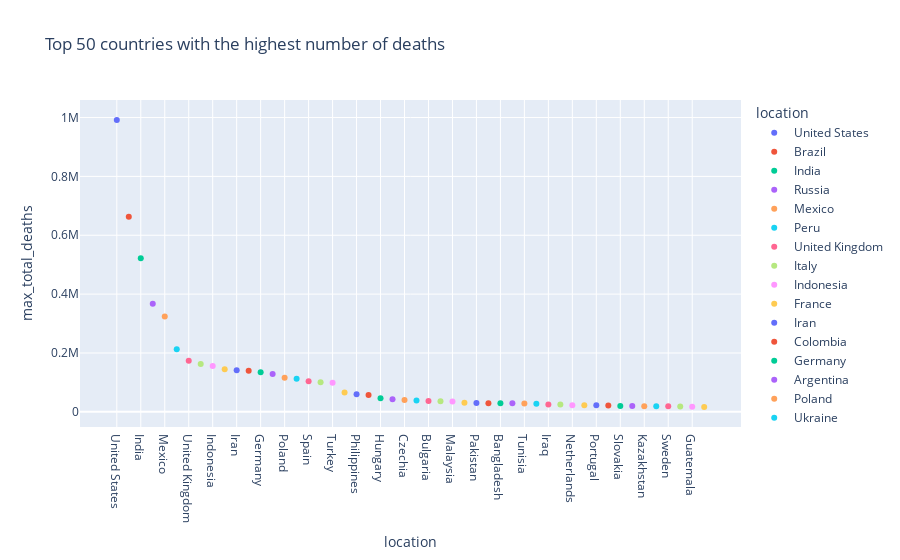

The notebook cell this image was saved under:
### Code cell
#scatter plot of Top 50 countries with the highest number of deaths
fig = px.scatter(sorted_max_50deaths_df, x='location',y='max_total_deaths', color='location',title='Top 50 countries with the highest number of deaths')
fig.show()

### Figure 1 — Plotly figure (JSON) as saved in the notebook; plotly's stock layout.template omitted (floating-point values rounded to 4 significant figures)
{"data": [{"hovertemplate": "location=%{x}<br>max_total_deaths=%{y}<extra></extra>", "legendgroup": "United States", "marker": {"color": "#636efa", "symbol": "circle"}, "mode": "markers", "name": "United States", "orientation": "v", "showlegend": true, "type": "scatter", "x": ["United States"], "xaxis": "x", "y": [991254], "yaxis": "y"}, {"hovertemplate": "location=%{x}<br>max_total_deaths=%{y}<extra></extra>", "legendgroup": "Brazil", "marker": {"color": "#EF553B", "symbol": "circle"}, "mode": "markers", "name": "Brazil", "orientation": "v", "showlegend": true, "type": "scatter", "x": ["Brazil"], "xaxis": "x", "y": [662891], "yaxis": "y"}, {"hovertemplate": "location=%{x}<br>max_total_deaths=%{y}<extra></extra>", "legendgroup": "India", "marker": {"color": "#00cc96", "symbol": "circle"}, "mode": "markers", "name": "India", "orientation": "v", "showlegend": true, "type": "scatter", "x": ["India"], "xaxis": "x", "y": [522223], "yaxis": "y"}, {"hovertemplate": "location=%{x}<br>max_total_deaths=%{y}<extra></extra>", "legendgroup": "Russia", "marker": {"color": "#ab63fa", "symbol": "circle"}, "mode": "markers", "name": "Russia", "orientation": "v", "showlegend": true, "type": "scatter", "x": ["Russia"], "xaxis": "x", "y": [367366], "yaxis": "y"}, {"hovertemplate": "location=%{x}<br>max_total_deaths=%{y}<extra></extra>", "legendgroup": "Mexico", "marker": {"color": "#FFA15A", "symbol": "circle"}, "mode": "markers", "name": "Mexico", "orientation": "v", "showlegend": true, "type": "scatter", "x": ["Mexico"], "xaxis": "x", "y": [324129], "yaxis": "y"}, {"hovertemplate": "location=%{x}<br>max_total_deaths=%{y}<extra></extra>", "legendgroup": "Peru", "marker": {"color": "#19d3f3", "symbol": "circle"}, "mode": "markers", "name": "Peru", "orientation": "v", "showlegend": true, "type": "scatter", "x": ["Peru"], "xaxis": "x", "y": [212742], "yaxis": "y"}, {"hovertemplate": "location=%{x}<br>max_total_deaths=%{y}<extra></extra>", "legendgroup": "United Kingdom", "marker": {"color": "#FF6692", "symbol": "circle"}, "mode": "markers", "name": "United Kingdom", "orientation": "v", "showlegend": true, "type": "scatter", "x": ["United Kingdom"], "xaxis": "x", "y": [173518], "yaxis": "y"}, {"hovertemplate": "location=%{x}<br>max_total_deaths=%{y}<extra></extra>", "legendgroup": "Italy", "marker": {"color": "#B6E880", "symbol": "circle"}, "mode": "markers", "name": "Italy", "orientation": "v", "showlegend": true, "type": "scatter", "x": ["Italy"], "xaxis": "x", "y": [162688], "yaxis": "y"}, {"hovertemplate": "location=%{x}<br>max_total_deaths=%{y}<extra></extra>", "legendgroup": "Indonesia", "marker": {"color": "#FF97FF", "symbol": "circle"}, "mode": "markers", "name": "Indonesia", "orientation": "v", "showlegend": true, "type": "scatter", "x": ["Indonesia"], "xaxis": "x", "y": [156100], "yaxis": "y"}, {"hovertemplate": "location=%{x}<br>max_total_deaths=%{y}<extra></extra>", "legendgroup": "France", "marker": {"color": "#FECB52", "symbol": "circle"}, "mode": "markers", "name": "France", "orientation": "v", "showlegend": true, "type": "scatter", "x": ["France"], "xaxis": "x", "y": [145129], "yaxis": "y"}, {"hovertemplate": "location=%{x}<br>max_total_deaths=%{y}<extra></extra>", "legendgroup": "Iran", "marker": {"color": "#636efa", "symbol": "circle"}, "mode": "markers", "name": "Iran", "orientation": "v", "showlegend": true, "type": "scatter", "x": ["Iran"], "xaxis": "x", "y": [140975], "yaxis": "y"}, {"hovertemplate": "location=%{x}<br>max_total_deaths=%{y}<extra></extra>", "legendgroup": "Colombia", "marker": {"color": "#EF553B", "symbol": "circle"}, "mode": "markers", "name": "Colombia", "orientation": "v", "showlegend": true, "type": "scatter", "x": ["Colombia"], "xaxis": "x", "y": [139778], "yaxis": "y"}, {"hovertemplate": "location=%{x}<br>max_total_deaths=%{y}<extra></extra>", "legendgroup": "Germany", "marker": {"color": "#00cc96", "symbol": "circle"}, "mode": "markers", "name": "Germany", "orientation": "v", "showlegend": true, "type": "scatter", "x": ["Germany"], "xaxis": "x", "y": [134185], "yaxis": "y"}, {"hovertemplate": "location=%{x}<br>max_total_deaths=%{y}<extra></extra>", "legendgroup": "Argentina", "marker": {"color": "#ab63fa", "symbol": "circle"}, "mode": "markers", "name": "Argentina", "orientation": "v", "showlegend": true, "type": "scatter", "x": ["Argentina"], "xaxis": "x", "y": [128344], "yaxis": "y"}, {"hovertemplate": "location=%{x}<br>max_total_deaths=%{y}<extra></extra>", "legendgroup": "Poland", "marker": {"color": "#FFA15A", "symbol": "circle"}, "mode": "markers", "name": "Poland", "orientation": "v", "showlegend": true, "type": "scatter", "x": ["Poland"], "xaxis": "x", "y": [115948], "yaxis": "y"}, {"hovertemplate": "location=%{x}<br>max_total_deaths=%{y}<extra></extra>", "legendgroup": "Ukraine", "marker": {"color": "#19d3f3", "symbol": "circle"}, "mode": "markers", "name": "Ukraine", "orientation": "v", "showlegend": true, "type": "scatter", "x": ["Ukraine"], "xaxis": "x", "y": [112459], "yaxis": "y"}, {"hovertemplate": "location=%{x}<br>max_total_deaths=%{y}<extra></extra>", "legendgroup": "Spain", "marker": {"color": "#FF6692", "symbol": "circle"}, "mode": "markers", "name": "Spain", "orientation": "v", "showlegend": true, "type": "scatter", "x": ["Spain"], "xaxis": "x", "y": [103721], "yaxis": "y"}, {"hovertemplate": "location=%{x}<br>max_total_deaths=%{y}<extra></extra>", "legendgroup": "South Africa", "marker": {"color": "#B6E880", "symbol": "circle"}, "mode": "markers", "name": "South Africa", "orientation": "v", "showlegend": true, "type": "scatter", "x": ["South Africa"], "xaxis": "x", "y": [100303], "yaxis": "y"}, {"hovertemplate": "location=%{x}<br>max_total_deaths=%{y}<extra></extra>", "legendgroup": "Turkey", "marker": {"color": "#FF97FF", "symbol": "circle"}, "mode": "markers", "name": "Turkey", "orientation": "v", "showlegend": true, "type": "scatter", "x": ["Turkey"], "xaxis": "x", "y": [98691], "yaxis": "y"}, {"hovertemplate": "location=%{x}<br>max_total_deaths=%{y}<extra></extra>", "legendgroup": "Romania", "marker": {"color": "#FECB52", "symbol": "circle"}, "mode": "markers", "name": "Romania", "orientation": "v", "showlegend": true, "type": "scatter", "x": ["Romania"], "xaxis": "x", "y": [65427], "yaxis": "y"}, {"hovertemplate": "location=%{x}<br>max_total_deaths=%{y}<extra></extra>", "legendgroup": "Philippines", "marker": {"color": "#636efa", "symbol": "circle"}, "mode": "markers", "name": "Philippines", "orientation": "v", "showlegend": true, "type": "scatter", "x": ["Philippines"], "xaxis": "x", "y": [60182], "yaxis": "y"}, {"hovertemplate": "location=%{x}<br>max_total_deaths=%{y}<extra></extra>", "legendgroup": "Chile", "marker": {"color": "#EF553B", "symbol": "circle"}, "mode": "markers", "name": "Chile", "orientation": "v", "showlegend": true, "type": "scatter", "x": ["Chile"], "xaxis": "x", "y": [57375], "yaxis": "y"}, {"hovertemplate": "location=%{x}<br>max_total_deaths=%{y}<extra></extra>", "legendgroup": "Hungary", "marker": {"color": "#00cc96", "symbol": "circle"}, "mode": "markers", "name": "Hungary", "orientation": "v", "showlegend": true, "type": "scatter", "x": ["Hungary"], "xaxis": "x", "y": [46048], "yaxis": "y"}, {"hovertemplate": "location=%{x}<br>max_total_deaths=%{y}<extra></extra>", "legendgroup": "Vietnam", "marker": {"color": "#ab63fa", "symbol": "circle"}, "mode": "markers", "name": "Vietnam", "orientation": "v", "showlegend": true, "type": "scatter", "x": ["Vietnam"], "xaxis": "x", "y": [43013], "yaxis": "y"}, {"hovertemplate": "location=%{x}<br>max_total_deaths=%{y}<extra></extra>", "legendgroup": "Czechia", "marker": {"color": "#FFA15A", "symbol": "circle"}, "mode": "markers", "name": "Czechia", "orientation": "v", "showlegend": true, "type": "scatter", "x": ["Czechia"], "xaxis": "x", "y": [40083], "yaxis": "y"}, {"hovertemplate": "location=%{x}<br>max_total_deaths=%{y}<extra></extra>", "legendgroup": "Canada", "marker": {"color": "#19d3f3", "symbol": "circle"}, "mode": "markers", "name": "Canada", "orientation": "v", "showlegend": true, "type": "scatter", "x": ["Canada"], "xaxis": "x", "y": [38849], "yaxis": "y"}, {"hovertemplate": "location=%{x}<br>max_total_deaths=%{y}<extra></extra>", "legendgroup": "Bulgaria", "marker": {"color": "#FF6692", "symbol": "circle"}, "mode": "markers", "name": "Bulgaria", "orientation": "v", "showlegend": true, "type": "scatter", "x": ["Bulgaria"], "xaxis": "x", "y": [36854], "yaxis": "y"}, {"hovertemplate": "location=%{x}<br>max_total_deaths=%{y}<extra></extra>", "legendgroup": "Ecuador", "marker": {"color": "#B6E880", "symbol": "circle"}, "mode": "markers", "name": "Ecuador", "orientation": "v", "showlegend": true, "type": "scatter", "x": ["Ecuador"], "xaxis": "x", "y": [35581], "yaxis": "y"}, {"hovertemplate": "location=%{x}<br>max_total_deaths=%{y}<extra></extra>", "legendgroup": "Malaysia", "marker": {"color": "#FF97FF", "symbol": "circle"}, "mode": "markers", "name": "Malaysia", "orientation": "v", "showlegend": true, "type": "scatter", "x": ["Malaysia"], "xaxis": "x", "y": [35499], "yaxis": "y"}, {"hovertemplate": "location=%{x}<br>max_total_deaths=%{y}<extra></extra>", "legendgroup": "Belgium", "marker": {"color": "#FECB52", "symbol": "circle"}, "mode": "markers", "name": "Belgium", "orientation": "v", "showlegend": true, "type": "scatter", "x": ["Belgium"], "xaxis": "x", "y": [31319], "yaxis": "y"}, {"hovertemplate": "location=%{x}<br>max_total_deaths=%{y}<extra></extra>", "legendgroup": "Pakistan", "marker": {"color": "#636efa", "symbol": "circle"}, "mode": "markers", "name": "Pakistan", "orientation": "v", "showlegend": true, "type": "scatter", "x": ["Pakistan"], "xaxis": "x", "y": [30369], "yaxis": "y"}, {"hovertemplate": "location=%{x}<br>max_total_deaths=%{y}<extra></extra>", "legendgroup": "Japan", "marker": {"color": "#EF553B", "symbol": "circle"}, "mode": "markers", "name": "Japan", "orientation": "v", "showlegend": true, "type": "scatter", "x": ["Japan"], "xaxis": "x", "y": [29305], "yaxis": "y"}, {"hovertemplate": "location=%{x}<br>max_total_deaths=%{y}<extra></extra>", "legendgroup": "Bangladesh", "marker": {"color": "#00cc96", "symbol": "circle"}, "mode": "markers", "name": "Bangladesh", "orientation": "v", "showlegend": true, "type": "scatter", "x": ["Bangladesh"], "xaxis": "x", "y": [29127], "yaxis": "y"}, {"hovertemplate": "location=%{x}<br>max_total_deaths=%{y}<extra></extra>", "legendgroup": "Greece", "marker": {"color": "#ab63fa", "symbol": "circle"}, "mode": "markers", "name": "Greece", "orientation": "v", "showlegend": true, "type": "scatter", "x": ["Greece"], "xaxis": "x", "y": [28867], "yaxis": "y"}, {"hovertemplate": "location=%{x}<br>max_total_deaths=%{y}<extra></extra>", "legendgroup": "Tunisia", "marker": {"color": "#FFA15A", "symbol": "circle"}, "mode": "markers", "name": "Tunisia", "orientation": "v", "showlegend": true, "type": "scatter", "x": ["Tunisia"], "xaxis": "x", "y": [28533], "yaxis": "y"}, {"hovertemplate": "location=%{x}<br>max_total_deaths=%{y}<extra></extra>", "legendgroup": "Thailand", "marker": {"color": "#19d3f3", "symbol": "circle"}, "mode": "markers", "name": "Thailand", "orientation": "v", "showlegend": true, "type": "scatter", "x": ["Thailand"], "xaxis": "x", "y": [27899], "yaxis": "y"}, {"hovertemplate": "location=%{x}<br>max_total_deaths=%{y}<extra></extra>", "legendgroup": "Iraq", "marker": {"color": "#FF6692", "symbol": "circle"}, "mode": "markers", "name": "Iraq", "orientation": "v", "showlegend": true, "type": "scatter", "x": ["Iraq"], "xaxis": "x", "y": [25205], "yaxis": "y"}, {"hovertemplate": "location=%{x}<br>max_total_deaths=%{y}<extra></extra>", "legendgroup": "Egypt", "marker": {"color": "#B6E880", "symbol": "circle"}, "mode": "markers", "name": "Egypt", "orientation": "v", "showlegend": true, "type": "scatter", "x": ["Egypt"], "xaxis": "x", "y": [24613], "yaxis": "y"}, {"hovertemplate": "location=%{x}<br>max_total_deaths=%{y}<extra></extra>", "legendgroup": "Netherlands", "marker": {"color": "#FF97FF", "symbol": "circle"}, "mode": "markers", "name": "Netherlands", "orientation": "v", "showlegend": true, "type": "scatter", "x": ["Netherlands"], "xaxis": "x", "y": [22313], "yaxis": "y"}, {"hovertemplate": "location=%{x}<br>max_total_deaths=%{y}<extra></extra>", "legendgroup": "South Korea", "marker": {"color": "#FECB52", "symbol": "circle"}, "mode": "markers", "name": "South Korea", "orientation": "v", "showlegend": true, "type": "scatter", "x": ["South Korea"], "xaxis": "x", "y": [22243], "yaxis": "y"}, {"hovertemplate": "location=%{x}<br>max_total_deaths=%{y}<extra></extra>", "legendgroup": "Portugal", "marker": {"color": "#636efa", "symbol": "circle"}, "mode": "markers", "name": "Portugal", "orientation": "v", "showlegend": true, "type": "scatter", "x": ["Portugal"], "xaxis": "x", "y": [22162], "yaxis": "y"}, {"hovertemplate": "location=%{x}<br>max_total_deaths=%{y}<extra></extra>", "legendgroup": "Bolivia", "marker": {"color": "#EF553B", "symbol": "circle"}, "mode": "markers", "name": "Bolivia", "orientation": "v", "showlegend": true, "type": "scatter", "x": ["Bolivia"], "xaxis": "x", "y": [21908], "yaxis": "y"}, {"hovertemplate": "location=%{x}<br>max_total_deaths=%{y}<extra></extra>", "legendgroup": "Slovakia", "marker": {"color": "#00cc96", "symbol": "circle"}, "mode": "markers", "name": "Slovakia", "orientation": "v", "showlegend": true, "type": "scatter", "x": ["Slovakia"], "xaxis": "x", "y": [19839], "yaxis": "y"}, {"hovertemplate": "location=%{x}<br>max_total_deaths=%{y}<extra></extra>", "legendgroup": "Myanmar", "marker": {"color": "#ab63fa", "symbol": "circle"}, "mode": "markers", "name": "Myanmar", "orientation": "v", "showlegend": true, "type": "scatter", "x": ["Myanmar"], "xaxis": "x", "y": [19434], "yaxis": "y"}, {"hovertemplate": "location=%{x}<br>max_total_deaths=%{y}<extra></extra>", "legendgroup": "Kazakhstan", "marker": {"color": "#FFA15A", "symbol": "circle"}, "mode": "markers", "name": "Kazakhstan", "orientation": "v", "showlegend": true, "type": "scatter", "x": ["Kazakhstan"], "xaxis": "x", "y": [19013], "yaxis": "y"}, {"hovertemplate": "location=%{x}<br>max_total_deaths=%{y}<extra></extra>", "legendgroup": "Paraguay", "marker": {"color": "#19d3f3", "symbol": "circle"}, "mode": "markers", "name": "Paraguay", "orientation": "v", "showlegend": true, "type": "scatter", "x": ["Paraguay"], "xaxis": "x", "y": [18795], "yaxis": "y"}, {"hovertemplate": "location=%{x}<br>max_total_deaths=%{y}<extra></extra>", "legendgroup": "Sweden", "marker": {"color": "#FF6692", "symbol": "circle"}, "mode": "markers", "name": "Sweden", "orientation": "v", "showlegend": true, "type": "scatter", "x": ["Sweden"], "xaxis": "x", "y": [18689], "yaxis": "y"}, {"hovertemplate": "location=%{x}<br>max_total_deaths=%{y}<extra></extra>", "legendgroup": "Austria", "marker": {"color": "#B6E880", "symbol": "circle"}, "mode": "markers", "name": "Austria", "orientation": "v", "showlegend": true, "type": "scatter", "x": ["Austria"], "xaxis": "x", "y": [18047], "yaxis": "y"}, {"hovertemplate": "location=%{x}<br>max_total_deaths=%{y}<extra></extra>", "legendgroup": "Guatemala", "marker": {"color": "#FF97FF", "symbol": "circle"}, "mode": "markers", "name": "Guatemala", "orientation": "v", "showlegend": true, "type": "scatter", "x": ["Guatemala"], "xaxis": "x", "y": [17520], "yaxis": "y"}, {"hovertemplate": "location=%{x}<br>max_total_deaths=%{y}<extra></extra>", "legendgroup": "Georgia", "marker": {"color": "#FECB52", "symbol": "circle"}, "mode": "markers", "name": "Georgia", "orientation": "v", "showlegend": true, "type": "scatter", "x": ["Georgia"], "xaxis": "x", "y": [16800], "yaxis": "y"}], "layout": {"legend": {"title": {"text": "location"}, "tracegroupgap": 0}, "title": {"text": "Top 50 countries with the highest number of deaths"}, "xaxis": {"anchor": "y", "categoryarray": ["United States", "Brazil", "India", "Russia", "Mexico", "Peru", "United Kingdom", "Italy", "Indonesia", "France", "Iran", "Colombia", "Germany", "Argentina", "Poland", "Ukraine", "Spain", "South Africa", "Turkey", "Romania", "Philippines", "Chile", "Hungary", "Vietnam", "Czechia", "Canada", "Bulgaria", "Ecuador", "Malaysia", "Belgium", "Pakistan", "Japan", "Bangladesh", "Greece", "Tunisia", "Thailand", "Iraq", "Egypt", "Netherlands", "South Korea", "Portugal", "Bolivia", "Slovakia", "Myanmar", "Kazakhstan", "Paraguay", "Sweden", "Austria", "Guatemala", "Georgia"], "categoryorder": "array", "domain": [0, 1], "title": {"text": "location"}}, "yaxis": {"anchor": "x", "domain": [0, 1], "title": {"text": "max_total_deaths"}}}}
